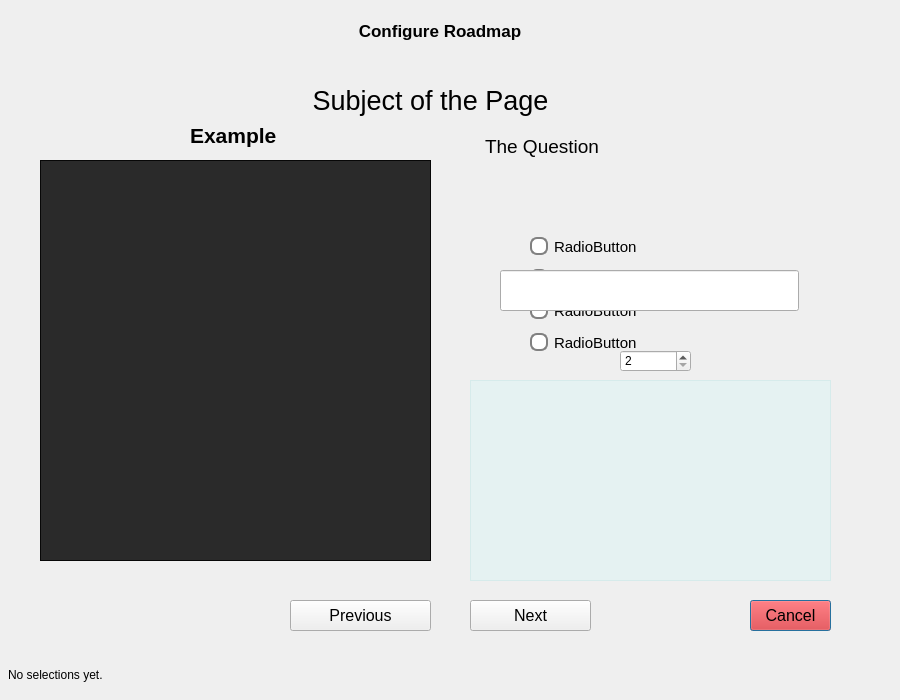
<?xml version="1.0" encoding="UTF-8"?>
<ui version="4.0">
 <class>StructureDialog</class>
 <widget class="QDialog" name="StructureDialog">
  <property name="geometry">
   <rect>
    <x>0</x>
    <y>0</y>
    <width>900</width>
    <height>700</height>
   </rect>
  </property>
  <property name="windowTitle">
   <string>Create Roadmap Structure</string>
  </property>
  <widget class="QLabel" name="label">
   <property name="geometry">
    <rect>
     <x>340</x>
     <y>10</y>
     <width>200</width>
     <height>41</height>
    </rect>
   </property>
   <property name="font">
    <font>
     <pointsize>13</pointsize>
     <bold>true</bold>
    </font>
   </property>
   <property name="text">
    <string>Configure Roadmap</string>
   </property>
   <property name="alignment">
    <set>Qt::AlignmentFlag::AlignCenter</set>
   </property>
  </widget>
  <widget class="QGroupBox" name="milestoneGroup">
   <property name="geometry">
    <rect>
     <x>20</x>
     <y>60</y>
     <width>841</width>
     <height>591</height>
    </rect>
   </property>
   <property name="styleSheet">
    <string notr="true">QGroupBox {
    border: none;
}</string>
   </property>
   <property name="title">
    <string/>
   </property>
   <widget class="QGroupBox" name="example_group">
    <property name="geometry">
     <rect>
      <x>20</x>
      <y>100</y>
      <width>391</width>
      <height>401</height>
     </rect>
    </property>
    <property name="title">
     <string/>
    </property>
    <widget class="QPlainTextEdit" name="structure_example">
     <property name="geometry">
      <rect>
       <x>0</x>
       <y>0</y>
       <width>391</width>
       <height>401</height>
      </rect>
     </property>
     <property name="font">
      <font>
       <pointsize>11</pointsize>
      </font>
     </property>
     <property name="styleSheet">
      <string notr="true">background-color: rgba(0, 0, 0, 210);
color: rgb(255, 255, 255);</string>
     </property>
     <property name="readOnly">
      <bool>true</bool>
     </property>
     <property name="plainText">
      <string/>
     </property>
    </widget>
   </widget>
   <widget class="QPushButton" name="cancel_Button">
    <property name="geometry">
     <rect>
      <x>730</x>
      <y>540</y>
      <width>81</width>
      <height>31</height>
     </rect>
    </property>
    <property name="font">
     <font>
      <pointsize>12</pointsize>
     </font>
    </property>
    <property name="styleSheet">
     <string notr="true">background-color: rgba(255, 0, 0, 30);</string>
    </property>
    <property name="text">
     <string>Cancel</string>
    </property>
   </widget>
   <widget class="QPushButton" name="button_back">
    <property name="geometry">
     <rect>
      <x>270</x>
      <y>540</y>
      <width>141</width>
      <height>31</height>
     </rect>
    </property>
    <property name="font">
     <font>
      <pointsize>12</pointsize>
     </font>
    </property>
    <property name="text">
     <string>Previous</string>
    </property>
   </widget>
   <widget class="QPushButton" name="button_forward">
    <property name="geometry">
     <rect>
      <x>450</x>
      <y>540</y>
      <width>121</width>
      <height>31</height>
     </rect>
    </property>
    <property name="font">
     <font>
      <pointsize>12</pointsize>
     </font>
    </property>
    <property name="text">
     <string>Next</string>
    </property>
   </widget>
   <widget class="QPlainTextEdit" name="structure_explain">
    <property name="geometry">
     <rect>
      <x>450</x>
      <y>320</y>
      <width>361</width>
      <height>201</height>
     </rect>
    </property>
    <property name="font">
     <font>
      <pointsize>11</pointsize>
     </font>
    </property>
    <property name="styleSheet">
     <string notr="true">background-color: rgba(170, 255, 255, 40);</string>
    </property>
    <property name="readOnly">
     <bool>true</bool>
    </property>
    <property name="plainText">
     <string/>
    </property>
   </widget>
   <widget class="QLabel" name="label_2">
    <property name="geometry">
     <rect>
      <x>170</x>
      <y>60</y>
      <width>91</width>
      <height>31</height>
     </rect>
    </property>
    <property name="font">
     <font>
      <pointsize>16</pointsize>
      <bold>true</bold>
     </font>
    </property>
    <property name="text">
     <string>Example</string>
    </property>
   </widget>
   <widget class="QLabel" name="structure_subject">
    <property name="geometry">
     <rect>
      <x>290</x>
      <y>0</y>
      <width>241</width>
      <height>81</height>
     </rect>
    </property>
    <property name="font">
     <font>
      <pointsize>20</pointsize>
     </font>
    </property>
    <property name="text">
     <string>Subject of the Page</string>
    </property>
    <property name="alignment">
     <set>Qt::AlignmentFlag::AlignCenter</set>
    </property>
   </widget>
   <widget class="QPlainTextEdit" name="structure_question">
    <property name="enabled">
     <bool>true</bool>
    </property>
    <property name="geometry">
     <rect>
      <x>460</x>
      <y>70</y>
      <width>341</width>
      <height>91</height>
     </rect>
    </property>
    <property name="font">
     <font>
      <pointsize>14</pointsize>
     </font>
    </property>
    <property name="styleSheet">
     <string notr="true">background-color: rgba(255, 255, 255, 0);</string>
    </property>
    <property name="verticalScrollBarPolicy">
     <enum>Qt::ScrollBarPolicy::ScrollBarAlwaysOff</enum>
    </property>
    <property name="horizontalScrollBarPolicy">
     <enum>Qt::ScrollBarPolicy::ScrollBarAlwaysOff</enum>
    </property>
    <property name="sizeAdjustPolicy">
     <enum>QAbstractScrollArea::SizeAdjustPolicy::AdjustToContents</enum>
    </property>
    <property name="readOnly">
     <bool>true</bool>
    </property>
    <property name="plainText">
     <string>The Question</string>
    </property>
   </widget>
   <widget class="QWidget" name="layoutWidget">
    <property name="geometry">
     <rect>
      <x>510</x>
      <y>170</y>
      <width>301</width>
      <height>132</height>
     </rect>
    </property>
    <layout class="QVBoxLayout" name="Buttons">
     <property name="sizeConstraint">
      <enum>QLayout::SizeConstraint::SetNoConstraint</enum>
     </property>
     <item>
      <widget class="QRadioButton" name="Button1">
       <property name="sizePolicy">
        <sizepolicy hsizetype="Expanding" vsizetype="Fixed">
         <horstretch>0</horstretch>
         <verstretch>0</verstretch>
        </sizepolicy>
       </property>
       <property name="font">
        <font>
         <pointsize>11</pointsize>
        </font>
       </property>
       <property name="styleSheet">
        <string notr="true">QRadioButton::indicator:unchecked {
    background-color: #ffffff;
    border: 2px solid #808080;
    border-radius: 7px;
    width: 14px;
    height: 14px;
}

QRadioButton::indicator:checked {
    background-color: #000000;
    border: 2px solid #808080;
    border-radius: 7px;
    width: 14px;
    height: 14px;
}</string>
       </property>
       <property name="text">
        <string>RadioButton</string>
       </property>
      </widget>
     </item>
     <item>
      <widget class="QRadioButton" name="Button2">
       <property name="font">
        <font>
         <pointsize>11</pointsize>
        </font>
       </property>
       <property name="styleSheet">
        <string notr="true">QRadioButton::indicator:unchecked {
    background-color: #ffffff;
    border: 2px solid #808080;
    border-radius: 7px;
    width: 14px;
    height: 14px;
}

QRadioButton::indicator:checked {
    background-color: #000000;
    border: 2px solid #808080;
    border-radius: 7px;
    width: 14px;
    height: 14px;
}</string>
       </property>
       <property name="text">
        <string>RadioButton</string>
       </property>
      </widget>
     </item>
     <item>
      <widget class="QRadioButton" name="Button3">
       <property name="font">
        <font>
         <pointsize>11</pointsize>
        </font>
       </property>
       <property name="styleSheet">
        <string notr="true">QRadioButton::indicator:unchecked {
    background-color: #ffffff;
    border: 2px solid #808080;
    border-radius: 7px;
    width: 14px;
    height: 14px;
}

QRadioButton::indicator:checked {
    background-color: #000000;
    border: 2px solid #808080;
    border-radius: 7px;
    width: 14px;
    height: 14px;
}</string>
       </property>
       <property name="text">
        <string>RadioButton</string>
       </property>
      </widget>
     </item>
     <item>
      <widget class="QRadioButton" name="Button4">
       <property name="font">
        <font>
         <pointsize>11</pointsize>
        </font>
       </property>
       <property name="styleSheet">
        <string notr="true">QRadioButton::indicator:unchecked {
    background-color: #ffffff;
    border: 2px solid #808080;
    border-radius: 7px;
    width: 14px;
    height: 14px;
}

QRadioButton::indicator:checked {
    background-color: #000000;
    border: 2px solid #808080;
    border-radius: 7px;
    width: 14px;
    height: 14px;
}</string>
       </property>
       <property name="text">
        <string>RadioButton</string>
       </property>
      </widget>
     </item>
    </layout>
   </widget>
   <widget class="QSpinBox" name="starting_series_number">
    <property name="geometry">
     <rect>
      <x>600</x>
      <y>290</y>
      <width>71</width>
      <height>22</height>
     </rect>
    </property>
    <property name="minimum">
     <number>2</number>
    </property>
   </widget>
   <widget class="QLineEdit" name="project_name">
    <property name="geometry">
     <rect>
      <x>480</x>
      <y>210</y>
      <width>299</width>
      <height>41</height>
     </rect>
    </property>
   </widget>
  </widget>
  <widget class="QSplitter" name="splitter">
   <property name="geometry">
    <rect>
     <x>0</x>
     <y>0</y>
     <width>0</width>
     <height>0</height>
    </rect>
   </property>
   <property name="orientation">
    <enum>Qt::Orientation::Vertical</enum>
   </property>
  </widget>
  <widget class="QSplitter" name="splitter_2">
   <property name="geometry">
    <rect>
     <x>0</x>
     <y>0</y>
     <width>0</width>
     <height>0</height>
    </rect>
   </property>
   <property name="orientation">
    <enum>Qt::Orientation::Vertical</enum>
   </property>
  </widget>
  <widget class="QLabel" name="structure_status">
   <property name="geometry">
    <rect>
     <x>8</x>
     <y>649</y>
     <width>891</width>
     <height>51</height>
    </rect>
   </property>
   <property name="text">
    <string>No selections yet.</string>
   </property>
   <property name="wordWrap">
    <bool>true</bool>
   </property>
  </widget>
 </widget>
 <resources/>
 <connections>
  <connection>
   <sender>cancel_Button</sender>
   <signal>clicked()</signal>
   <receiver>StructureDialog</receiver>
   <slot>reject()</slot>
   <hints>
    <hint type="sourcelabel">
     <x>586</x>
     <y>421</y>
    </hint>
    <hint type="destinationlabel">
     <x>640</x>
     <y>17</y>
    </hint>
   </hints>
  </connection>
 </connections>
</ui>
